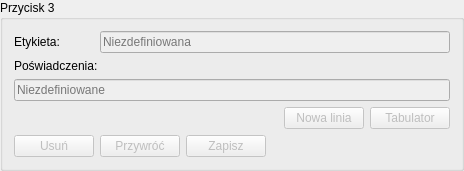
         <widget class="QGroupBox" name="groupBox_4">
          <property name="sizePolicy">
           <sizepolicy hsizetype="Preferred" vsizetype="Maximum">
            <horstretch>0</horstretch>
            <verstretch>0</verstretch>
           </sizepolicy>
          </property>
          <property name="minimumSize">
           <size>
            <width>0</width>
            <height>0</height>
           </size>
          </property>
          <property name="title">
           <string>Przycisk 3</string>
          </property>
          <layout class="QGridLayout" name="gridLayout_8" columnstretch="0,0,0,0,0,0,0" columnminimumwidth="0,0,0,0,0,0,0">
           <item row="4" column="1">
            <widget class="QPushButton" name="pushButton_19">
             <property name="enabled">
              <bool>false</bool>
             </property>
             <property name="sizePolicy">
              <sizepolicy hsizetype="Maximum" vsizetype="Preferred">
               <horstretch>0</horstretch>
               <verstretch>0</verstretch>
              </sizepolicy>
             </property>
             <property name="toolTip">
              <string>&lt;html&gt;&lt;head/&gt;&lt;body&gt;&lt;p&gt;Wczytuje do pola edycyjnego hasło zapisane w urządzeniu&lt;/p&gt;&lt;/body&gt;&lt;/html&gt;</string>
             </property>
             <property name="text">
              <string>Przywróć</string>
             </property>
            </widget>
           </item>
           <item row="0" column="0">
            <widget class="QLabel" name="label_16">
             <property name="sizePolicy">
              <sizepolicy hsizetype="Maximum" vsizetype="Preferred">
               <horstretch>0</horstretch>
               <verstretch>0</verstretch>
              </sizepolicy>
             </property>
             <property name="font">
              <font>
               <pointsize>9</pointsize>
              </font>
             </property>
             <property name="text">
              <string>Etykieta:</string>
             </property>
            </widget>
           </item>
           <item row="0" column="1" colspan="6">
            <widget class="QLineEdit" name="lineEdit_8">
             <property name="enabled">
              <bool>false</bool>
             </property>
             <property name="sizePolicy">
              <sizepolicy hsizetype="MinimumExpanding" vsizetype="Preferred">
               <horstretch>0</horstretch>
               <verstretch>0</verstretch>
              </sizepolicy>
             </property>
             <property name="placeholderText">
              <string>Niezdefiniowana</string>
             </property>
             <property name="clearButtonEnabled">
              <bool>true</bool>
             </property>
            </widget>
           </item>
           <item row="4" column="2">
            <widget class="QPushButton" name="pushButton_20">
             <property name="enabled">
              <bool>false</bool>
             </property>
             <property name="sizePolicy">
              <sizepolicy hsizetype="Maximum" vsizetype="Preferred">
               <horstretch>0</horstretch>
               <verstretch>0</verstretch>
              </sizepolicy>
             </property>
             <property name="toolTip">
              <string>Zapisuje hasło na urządzeniu</string>
             </property>
             <property name="text">
              <string>Zapisz</string>
             </property>
            </widget>
           </item>
           <item row="1" column="0" colspan="2">
            <widget class="QLabel" name="label_17">
             <property name="sizePolicy">
              <sizepolicy hsizetype="Maximum" vsizetype="Preferred">
               <horstretch>0</horstretch>
               <verstretch>0</verstretch>
              </sizepolicy>
             </property>
             <property name="text">
              <string>Poświadczenia:</string>
             </property>
            </widget>
           </item>
           <item row="3" column="6">
            <widget class="QPushButton" name="pushButton_21">
             <property name="enabled">
              <bool>false</bool>
             </property>
             <property name="sizePolicy">
              <sizepolicy hsizetype="Minimum" vsizetype="Preferred">
               <horstretch>0</horstretch>
               <verstretch>0</verstretch>
              </sizepolicy>
             </property>
             <property name="toolTip">
              <string>&lt;html&gt;&lt;head/&gt;&lt;body&gt;&lt;p&gt;Wstawia znak tabulatora (&amp;#x21E5;) na bieżącej pozycji.&lt;/p&gt;&lt;/body&gt;&lt;/html&gt;</string>
             </property>
             <property name="text">
              <string>Tabulator</string>
             </property>
            </widget>
           </item>
           <item row="3" column="5">
            <widget class="QPushButton" name="pushButton_22">
             <property name="enabled">
              <bool>false</bool>
             </property>
             <property name="sizePolicy">
              <sizepolicy hsizetype="Minimum" vsizetype="Preferred">
               <horstretch>0</horstretch>
               <verstretch>0</verstretch>
              </sizepolicy>
             </property>
             <property name="toolTip">
              <string>&lt;html&gt;&lt;head/&gt;&lt;body&gt;&lt;p&gt;Wstawia znak nowej linii (&amp;#x21B5;) na bieżącej pozycji.&lt;/p&gt;&lt;/body&gt;&lt;/html&gt;</string>
             </property>
             <property name="text">
              <string>Nowa linia</string>
             </property>
            </widget>
           </item>
           <item row="2" column="0" colspan="7">
            <widget class="QLineEdit" name="lineEdit_9">
             <property name="enabled">
              <bool>false</bool>
             </property>
             <property name="sizePolicy">
              <sizepolicy hsizetype="MinimumExpanding" vsizetype="Preferred">
               <horstretch>0</horstretch>
               <verstretch>0</verstretch>
              </sizepolicy>
             </property>
             <property name="toolTip">
              <string>&lt;html&gt;&lt;head/&gt;&lt;body&gt;&lt;p&gt;Pole edycyjne hasła pod przyciskiem. Hasło zostanie zapisane po wybraniu &amp;quot;Zapisz&amp;quot;&lt;/p&gt;&lt;/body&gt;&lt;/html&gt;</string>
             </property>
             <property name="maxLength">
              <number>150</number>
             </property>
             <property name="placeholderText">
              <string>Niezdefiniowane</string>
             </property>
             <property name="clearButtonEnabled">
              <bool>true</bool>
             </property>
            </widget>
           </item>
           <item row="4" column="0">
            <widget class="QPushButton" name="pushButton_23">
             <property name="enabled">
              <bool>false</bool>
             </property>
             <property name="sizePolicy">
              <sizepolicy hsizetype="Maximum" vsizetype="Preferred">
               <horstretch>0</horstretch>
               <verstretch>0</verstretch>
              </sizepolicy>
             </property>
             <property name="toolTip">
              <string>Kasuje hasło w urządzeniu</string>
             </property>
             <property name="text">
              <string>Usuń</string>
             </property>
            </widget>
           </item>
          </layout>
         </widget>
